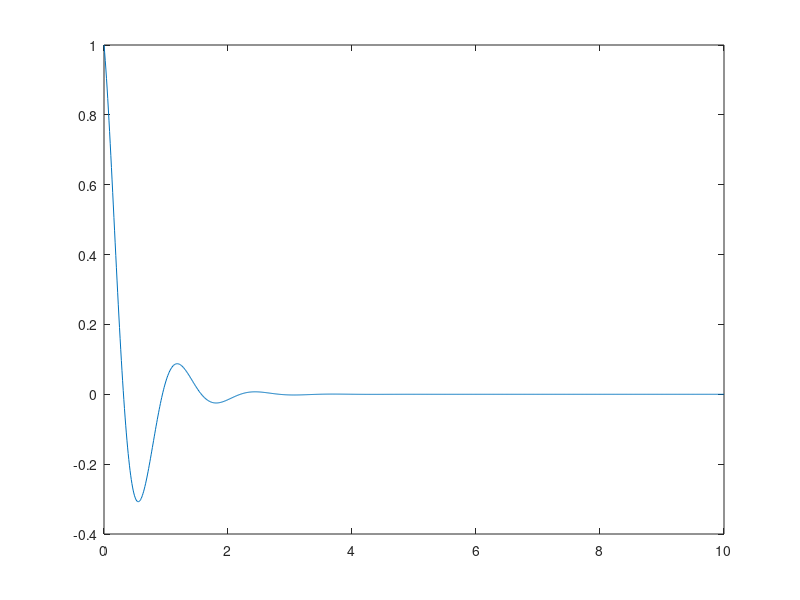

This figure's MATLAB source:
%plot f(x) = exp(-at) * cos(wt); w = 5, a = 2, 0 < t <= 10
Fs = 100;
dt = 1/Fs;
t = 0: dt: 10;
w = 5;
a = 2;
f = exp(-a * t) .* cos(w * t);
plot(t, f);